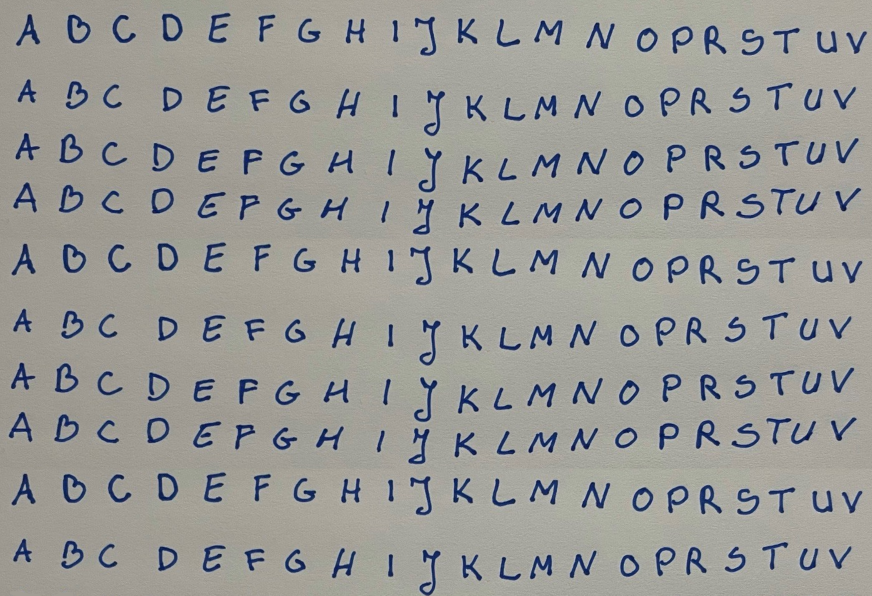
%> input picture train_data.jpg, 1744 x 1191 px (shown at 1/2 size)
$ octave vaizdo_atpazinimas.m   (GNU Octave 9; MATLAB toolbox functions it lacks are replaced by stand-ins)
%> lines starting %> are read from the running program, lines starting %| are printed output that depends on the picture; in (x1, y1, x2, y2) boxes, pixels count from 0 and x2, y2 are one past the last pixel; in counts of white or black regions, pixels touching at a corner belong together; the program's own positions count from 1
### pozymiai_raidems_atpazinti.m
function pozymiai = pozymiai_raidems_atpazinti(pavadinimas, pvz_eiluciu_sk)
%> called with pavadinimas = 'train_data.jpg', pvz_eiluciu_sk = 10
%%  pozymiai = pozymiai_raidems_atpazinti(pavadinimas, pvz_eiluciu_sk)
% Features = pozymiai_raidems_atpazinti(image_file_name, Number_of_symbols_lines)
% taikymo pavyzdys:
% pozymiai = pozymiai_raidems_atpazinti('test_data.png', 8);
% example of function use:
% Feaures = pozymiai_raidems_atpazinti('test_data.png', 8);
%%
% Vaizdo su pavyzdþiais nuskaitymas | Read image with written symbols
V = imread(pavadinimas);
%> V is the input picture: size 1191x1744x3 uint8; mean R, G, B 153.4, 153.4, 149.8
figure(12), imshow(V)
%% Raidþiø iðkirpimas ir sudëliojimas á kintamojo 'objektai' celes |
%% Perform segmentation of the symbols and write into cell variable
% RGB image is converted to grayscale
V_pustonis = rgb2gray(V);
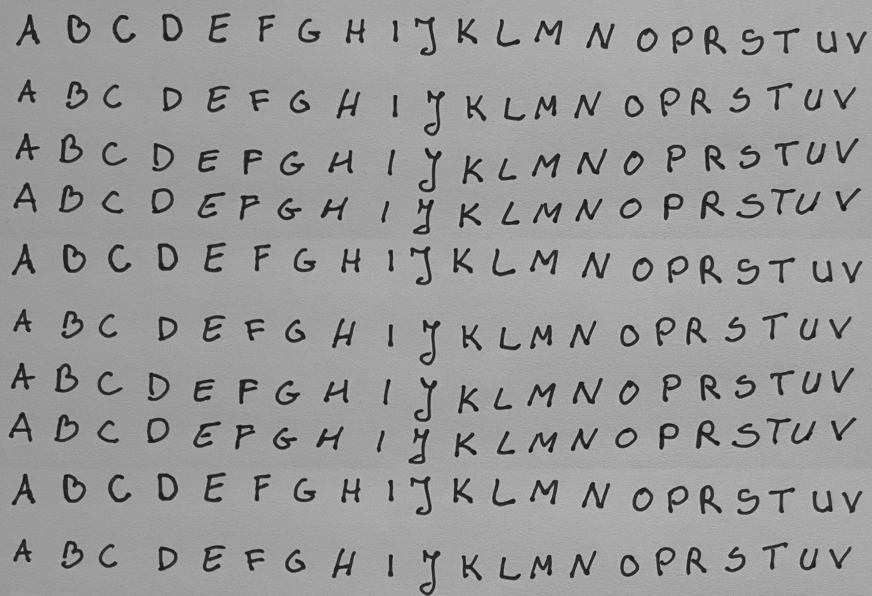
%> V_pustonis: size 1191x1744 uint8 (shown at 1/2 size); min 9, max 212, mean 153
% vaizdo keitimo dvejetainiu slenkstinës reikðmës paieðka
% a threshold value is calculated for binary image conversion
slenkstis = graythresh(V_pustonis);
%> slenkstis = 0.412
% pustonio vaizdo keitimas dvejetainiu
% a grayscale image is converte to binary image
V_dvejetainis = im2bw(V_pustonis,slenkstis);
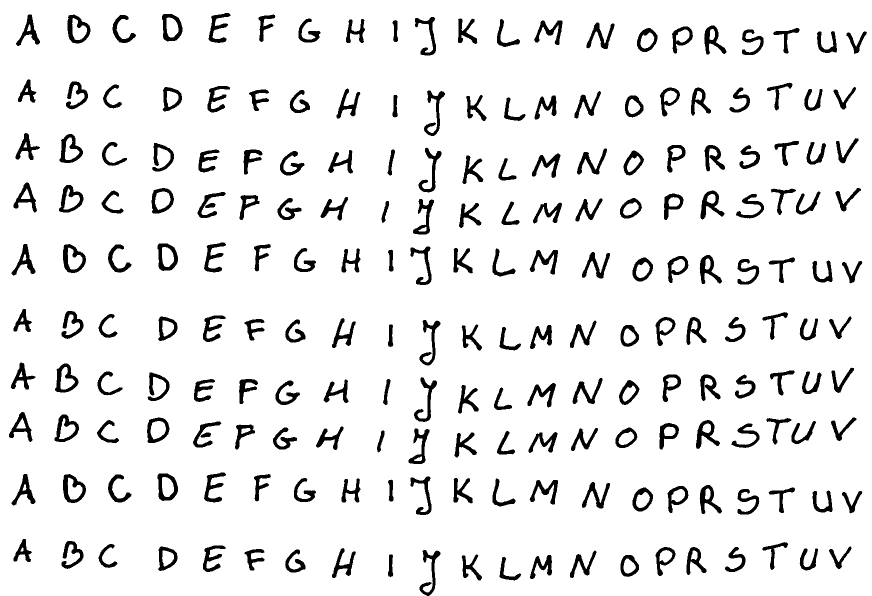
%> V_dvejetainis: size 1191x1744 logical (shown at 1/2 size); 91.8% white; 212 black regions, largest, box (x1, y1, x2, y2) and area: (135, 29, 181, 87) 1166, (126, 488, 172, 546) 1166, (126, 948, 172, 1006) 1166
% rezultato atvaizdavimas
% show the resulting image
figure(1), imshow(V_dvejetainis)
% vaizde esanèiø objektø kontûrø paieðka
% search for the contour of each object
V_konturais = edge(uint8(V_dvejetainis));
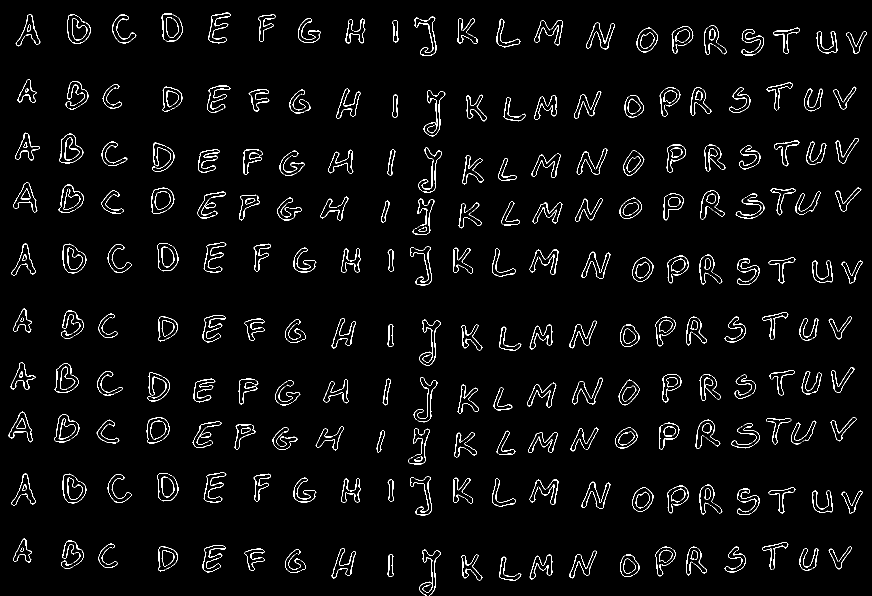
%> V_konturais: size 1191x1744 logical (shown at 1/2 size); 3.2% white in thin lines or dots
% rezultato atvaizdavimas
% show the resulting image
figure(2),imshow(V_konturais)
% objektø kontûrø uþpildymas
% fill the contours
se = strel('square',7); % struktûrinis elementas uþpildymui ( keist )
V_uzpildyti = imdilate(V_konturais, se);
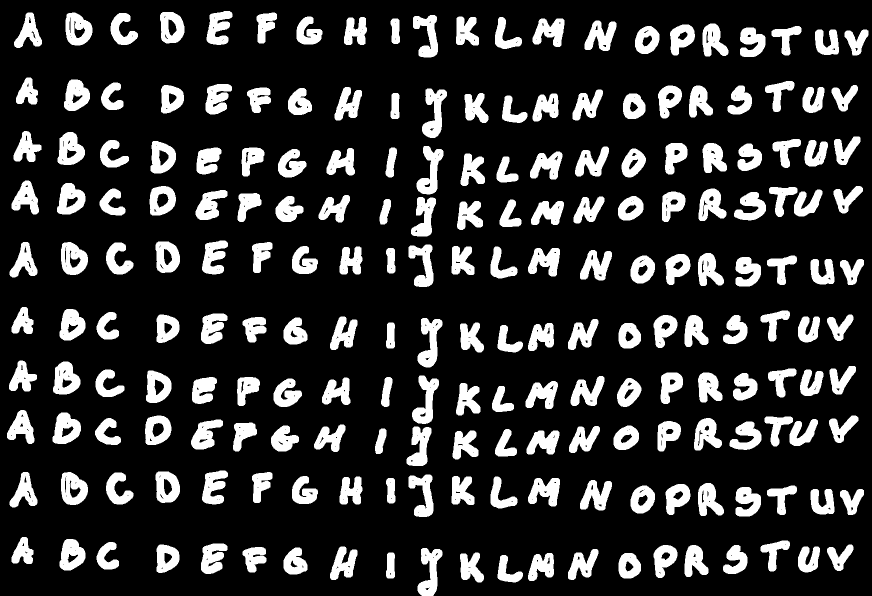
%> V_uzpildyti: size 1191x1744 logical (shown at 1/2 size); 18.6% white; 210 white regions, largest, box (x1, y1, x2, y2) and area: (844, 177, 894, 276) 2631, (835, 636, 885, 735) 2631, (835, 1096, 885, 1191) 2566
% rezultato atvaizdavimas
% show the result
figure(3),imshow(V_uzpildyti)
% tuðtumø objetø viduje uþpildymas
% fill the holes
V_vientisi= imfill(V_uzpildyti,'holes');
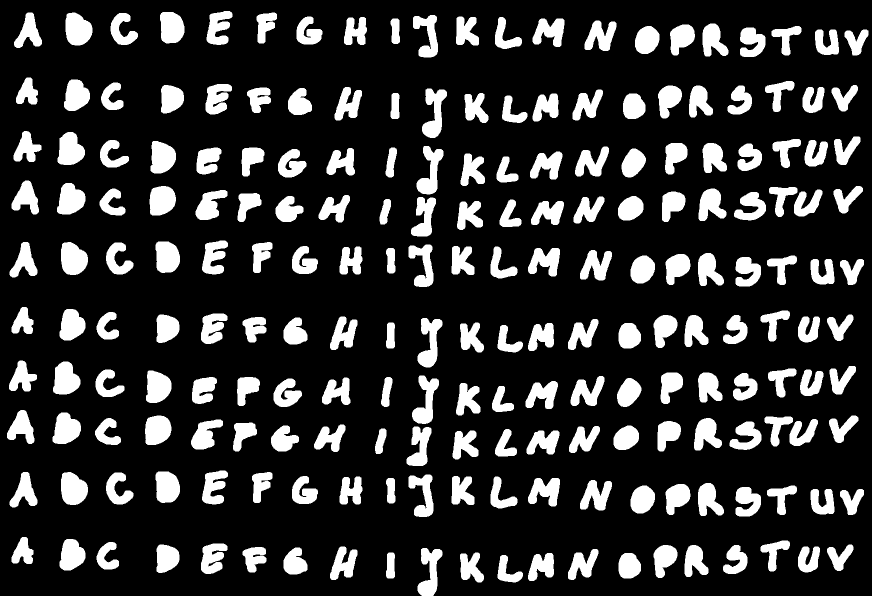
%> V_vientisi: size 1191x1744 logical (shown at 1/2 size); 19.2% white; 210 white regions
% rezultato atvaizdavimas
% show the result
figure(4),imshow(V_vientisi)
% vientisø objektø dvejetainiame vaizde numeravimas
% set labels to binary image objects
[O_suzymeti Skaicius] = bwlabel(V_vientisi);
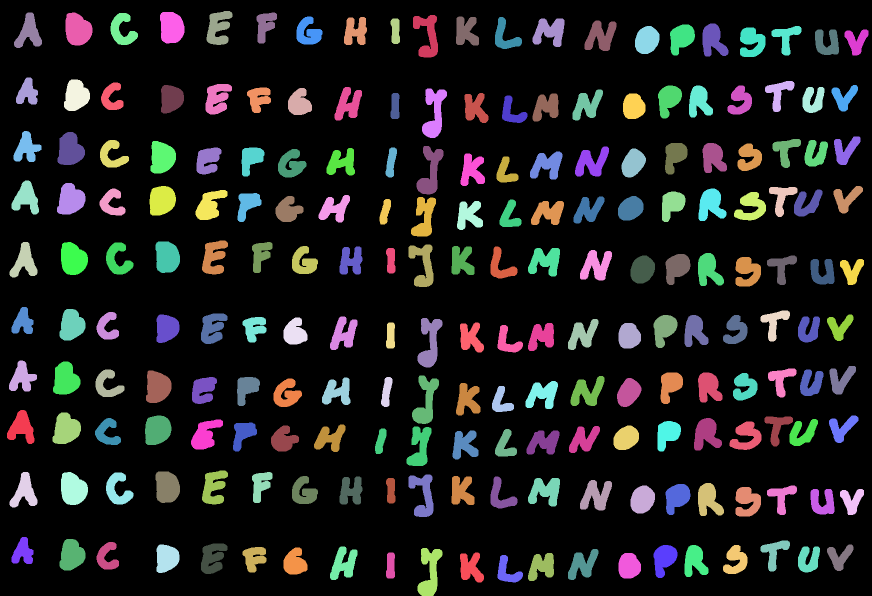
%> O_suzymeti: size 1191x1744 double (shown at 1/2 size); 211 distinct labels, from 0 to 210; one colour per label, 0 black
%> Skaicius = 210
% apskaièiuojami objektø dvejetainiame vaizde poþymiai
% calculate features for each symbol
O_pozymiai = regionprops(O_suzymeti);
%> O_pozymiai = 210 regions; largest, box (x1, y1, x2, y2), Area and Centroid: (122, 484, 176, 550) 2771 [147 518.6], (122, 944, 176, 1010) 2771 [147 978.6], (131, 25, 185, 91) 2771 [156 59.6], (106, 723, 161, 789) 2669 [131.9 759.3], (115, 264, 170, 330) 2669 [140.9 300.3]
% nuskaitomos poþymiø - objektø ribø koordinaèiø - reikðmës
% find/read the bounding box of the symbol
O_ribos = [O_pozymiai.BoundingBox];
%> O_ribos = 840 values, max 1689.5 at index 837, min 14.5 at index 1, mean 391.9
% kadangi ribà nusako 4 koordinatës, pergrupuojame reikðmes
% change the sequence of values, describing the bounding box
O_ribos = reshape(O_ribos,[4 Skaicius]); % Skaicius - objektø skaièius
%> O_ribos = 210 columns, first 8: [14.5 18.5 19.5 19.5 23.5 23.5 23.5 27.5; 820.5 721.5 484.5 944.5 361.5 614.5 1074.5 262.5; 55 56 56 56 55 44 44 56; 68 62 71 71 68 54 54 62]
% nuskaitomos poþymiø - objektø masës centro koordinaèiø - reikðmës
% reag the mass center coordinate
O_centras = [O_pozymiai.Centroid];
%> O_centras = 420 values, max 1713.4 at index 419, min 43.89 at index 1, mean 755.5
% kadangi centrà nusako 2 koordinatës, pergrupuojame reikðmes
% group center coordinate values
O_centras = reshape(O_centras,[2 Skaicius]);
%> O_centras = 210 columns, first 8: [43.89 44.77 49.31 49.31 52.89 46.52 46.52 53.77; 856 756.3 524.4 984.4 397 645.1 1105.1 297.3]
O_centras = O_centras';
%> O_centras = 210 rows, first 12: [43.89 856; 44.77 756.3; 49.31 524.4; 49.31 984.4; 52.89 397; 46.52 645.1; 46.52 1105.1; 53.77 297.3; 58.31 65.41; 55.52 186.1; 132.8 859; 131.9 759.3]
% pridedamas kiekvienam objektui vaize numeris (treèias stulpelis ðalia koordinaèiø)
% set the label/number for each object in the image
O_centras(:,3) = 1:Skaicius;
% surûðiojami objektai pagal x koordinatæ - stulpelá
% arrange objects according to the column number
O_centras = sortrows(O_centras,2);
%> O_centras = 210 rows, first 12: [531.1 51.36 60; 343.7 55.75 39; 437.6 56.08 50; 156 59.6 20; 245.1 60.91 30; 791.5 62.65 89; 711.7 63.48 80; 932.9 63.49 104; 1100.2 63.82 129; 58.31 65.41 9; 617 65.55 70; 855.9 71.63 96]
% rûðiojama atsiþvelgiant á pavyzdþiø eiluèiø ir raidþiø skaièiø
% sort accordign to the number of rows and number of symbols in the row
raidziu_sk = Skaicius/pvz_eiluciu_sk;
%> raidziu_sk = 21
for k = 1:pvz_eiluciu_sk
    O_centras((k-1)*raidziu_sk+1:k*raidziu_sk,:) = ...
        sortrows(O_centras((k-1)*raidziu_sk+1:k*raidziu_sk,:),3);
end
%> after the loop, O_centras = 210 rows, first 12: [58.31 65.41 9; 156 59.6 20; 245.1 60.91 30; 343.7 55.75 39; 437.6 56.08 50; 531.1 51.36 60; 617 65.55 70; 711.7 63.48 80; 791.5 62.65 89; 855.9 71.63 96; 932.9 63.49 104; 1010.9 74.01 114]
% ið dvejetainio vaizdo pagal objektø ribas iðkerpami vaizdo fragmentai
% cut the symbol from initial image according to the bounding box estimated in binary image
for k = 1:Skaicius
    objektai{k} = imcrop(V_dvejetainis,O_ribos(:,O_centras(k,3)));
end
%> after the loop, objektai = 210 items
% vieno ið vaizdo fragmentø atvaizdavimas
% show one of the symbol's image
figure(5),
for k = 1:Skaicius
   subplot(pvz_eiluciu_sk,raidziu_sk,k), imshow(objektai{k})
end
% vaizdo fragmentai apkerpami, panaikinant fonà ið kraðtø (pagal staèiakampá)
% image segments are cutt off
for k = 1:Skaicius % Skaicius = 88, jei yra 88 raidës
    V_fragmentas = objektai{k};
    % nustatomas kiekvieno vaizdo fragmento dydis
    % estimate the size of each segment
    [aukstis, plotis] = size(V_fragmentas);

    % 1. Baltø stulpeliø naikinimas
    % eliminate white spaces
    % apskaièiuokime kiekvieno stulpelio sumà
    stulpeliu_sumos = sum(V_fragmentas,1);
    % naikiname tuos stulpelius, kur suma lygi aukðèiui
    V_fragmentas(:,stulpeliu_sumos == aukstis) = [];
    % perskaièiuojamas objekto dydis
    [aukstis, plotis] = size(V_fragmentas);
    % 2. Baltø eiluèiø naikinimas
    % apskaièiuokime kiekvienos seilutës sumà
    eiluciu_sumos = sum(V_fragmentas,2);
    % naikiname tas eilutes, kur suma lygi ploèiui
    V_fragmentas(eiluciu_sumos == plotis,:) = [];
    objektai{k}=V_fragmentas;% áraðome vietoje neapkarpyto
end
% vieno ið vaizdo fragmentø atvaizdavimas
% show the segment
figure(6),
for k = 1:Skaicius
   subplot(pvz_eiluciu_sk,raidziu_sk,k), imshow(objektai{k})
end
%%
%% Suvienodiname vaizdo fragmentø dydþius iki 70x50
%% Make all segments of the same size 70x50
for k=1:Skaicius
    V_fragmentas=objektai{k};
    V_fragmentas_7050=imresize(V_fragmentas,[70,50]);
    % padalinkime vaizdo fragmentà á 10x10 dydþio dalis
    % divide each image into 10x10 size segments
    for m=1:7
        for n=1:5
            % apskaièiuokime kiekvienos dalies vidutiná ðviesumà
            % calculate an average intensity for each 10x10 segment
            Vid_sviesumas_eilutese=sum(V_fragmentas_7050((m*10-9:m*10),(n*10-9:n*10)));
            Vid_sviesumas((m-1)*5+n)=sum(Vid_sviesumas_eilutese);
        end
    end
    % 10x10 dydþio dalyje maksimali ðviesumo galima reikðmë yra 100
    % normuokime ðviesumo reikðmes intervale [0, 1]
    % perform normalization
    Vid_sviesumas = ((100-Vid_sviesumas)/100);
    % rezultatà (poþmius) neuronø tinklui patogiau pateikti stulpeliu
    % transform features into column-vector
    Vid_sviesumas = Vid_sviesumas(:);
    % iðsaugome apskaièiuotus poþymius á bendrà kintamàjá
    % save all fratures into single variable
    pozymiai{k} = Vid_sviesumas;
end

### vaizdo_atpazinimas.m
close all
clear all
clc
%% raidþiø pavyzdþiø nuskaitymas ir poþymiø skaièiavimas
%% read the image with hand-written characters
pavadinimas = 'train_data.jpg';
%> (the run ends here)
